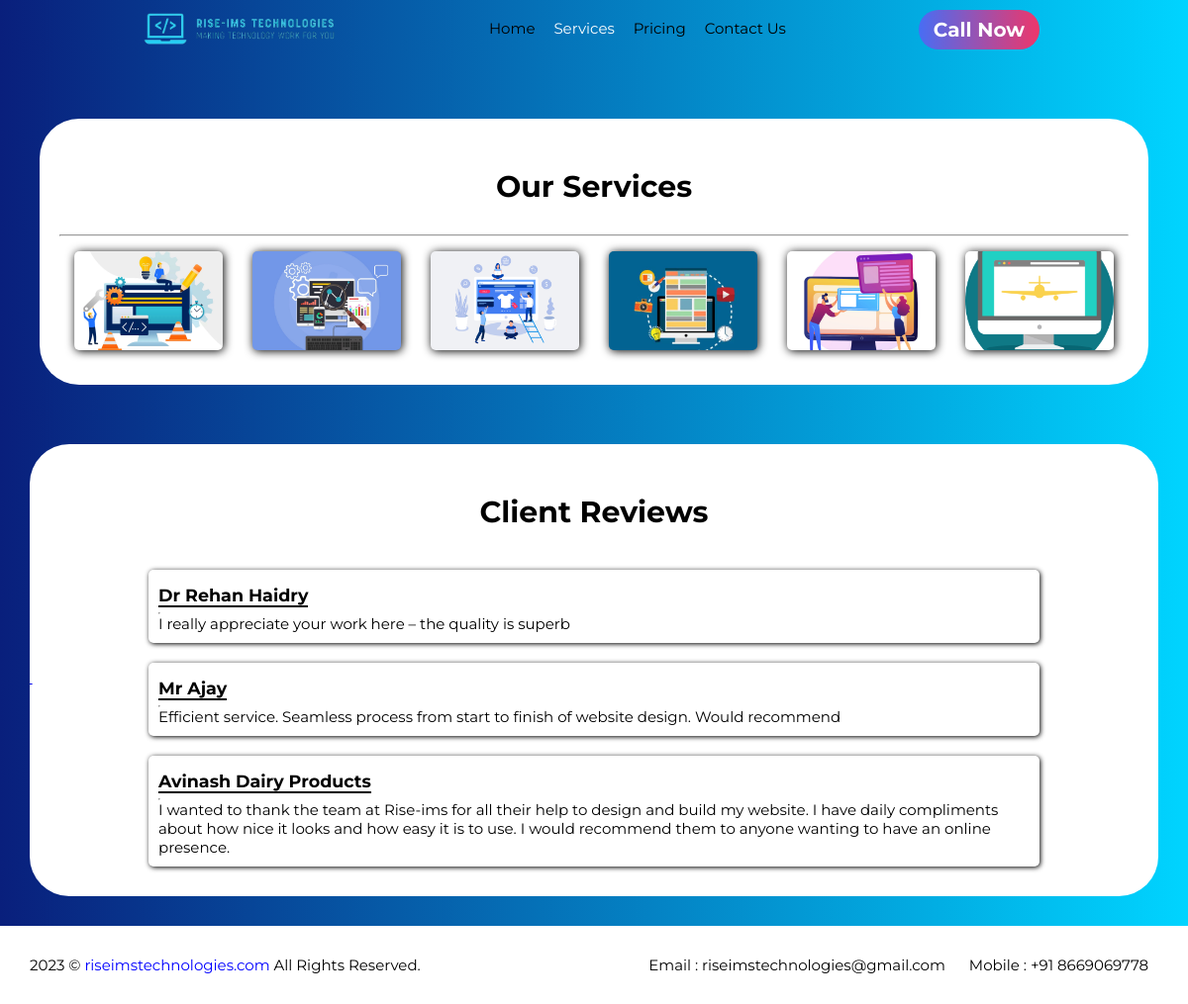
Page /services/ on the committed database.
### app/models.py (models this page shows, shortened)
class Services(models.Model):
    service_title = models.CharField(max_length=500, default='')

class Review(models.Model):
    name = models.CharField(max_length=50)
    desc = models.TextField()

### app/views.py (the view)
# urls.py: path('services/',views.services,name='services'),
def services(request):
    reviews = Review.objects.all()
    contact = ContactDetail.objects.get(id = 1)
    services = Services.objects.all()
    return render(request,'services.html',{'services':services,'reviews':reviews,'contact':contact})

### templates/services.html (shortened to what this page needs)
{% extends 'base.html' %}
{% load static %}
{% block body %}
<link rel="stylesheet" href="/static/style.css">
<div id="home-div" class="promo">
    <div class="services-div">
        <h1 class="headings">Our Services</h1><hr>
        <div class="allservices">
          {%for service in services%}
          <div style="background-image: url('{%static 'Illustration/' %}{{service.service_title}}.jpg');"  class="card" >
          </div>
          {%endfor%}
        </div>
    </div>
</div>
<div id='reviews-div' class="promo">
    <div class="reviews-div">
        <h1>Client Reviews</h1>
        {% for review in reviews %}
        <div class="review-div">
            <h3>{{review.name}}</h3>
            <hr>
            <p>{{review.desc}}</p>
        </div>
        {% endfor %}
    </div>
</div>
{% endblock body %}

### templates/base.html (shortened to what this page needs)
{% load static %}
<!DOCTYPE html>
<html lang="en">
  <head>
    <link rel="stylesheet" href="{%static 'style.css' %}">
    <link rel="stylesheet" href="/static/style.css">
  </head>
  <body>
    <nav class="navbar">
      <div id="navcontainer" class="navcontainer">
        <div class="logodiv">
        <a class="navbar-brand" href="#">
          <img
            id="logo"
            src="{% static 'Riseims logo 2.png'%}"
            alt="Logo"
            width="200"
          />
        </a>
        </div>
        <div class="navlinks">
          <a id = 'home-link' href="/">Home</a>
          <a id = 'services-link' href="{%url 'services' %}">Services</a>
          <a id = 'pricing-link' href="{%url 'pricing' %}">Pricing</a>
          <a id = 'contact-link' href="">Contact Us</a>
        </div>
          <a href="tel: {{contact.mobile}}"><button type="button" style="background-color: green;" class="btn" id='callnow-btn'>Call Now</button></a>
        </div>
    </nav>
    <main id='main'>
      {% block body %}{% endblock body %}
            <div class="socialicons-div">
              <a target='_blank' href="https://wa.me/{{contact.mobile}}">
              </a>
            </div>
    </main>
    <footer>
      <div class="footer">
          <div class="footercontainer">
              <div class="footerbrand">
                  <p>2023 ©
                   <span style="color: blue;" for="">riseimstechnologies.com</span>
                  All Rights Reserved.
                  </p>
              </div>
              <div class="footerlinks">
                  <a href="">Email : riseimstechnologies@gmail.com</a>
                  <a href="">Mobile : +91 8669069778</a>
              </div>
          </div>
      </div>
  </footer>
  </body>
</html>

### static/style.css (style rules this page uses)
* { margin: 0; padding: 0; font-family: 'Montserrat', sans-serif; }
main { min-height: 100vh; overflow-x: hidden; width: 100vw; display: flex; flex-direction: column; justify-content: center; align-content: center; align-items: center; }
footer { overflow-x: hidden; }
html { font-size: 62.5%; }
#logo { margin: 0; width: 22rem; padding: 1rem; }
.navbar { background: linear-gradient( 90deg, rgba(2, 0, 36, 1) 0%, rgba(9, 31, 124, 1) 0%, rgba(0, 212, 255, 1) 100% ); font-size: 1vw; display: flex; flex-direction: row; position: fixed; width: 100vw; top: 0; }
.navcontainer { z-index: 2; display: flex; flex-direction: row; width: 100vw; font-size: 1.5rem; justify-content: space-between; align-items: center; align-content: center; padding: 0 10%; }
.navcontainer button { justify-self: flex-end; margin: 0 3rem 0 0; }
.btn { padding: 0.8rem 1.5rem; border-radius: 2rem; border: none; font-size:2rem; font-weight: bold; color: white; cursor: pointer; background-image: linear-gradient(to right, rgb(72, 109, 244),rgb(238, 54, 106)); }
.navlinks { display: flex; justify-content: space-between; width: 25vw; text-decoration: none; margin-top: 1rem; }
.navlinks a { text-decoration: none; color: black; border-bottom: 3px solid transparent; padding-bottom: 1rem; }
#home-div { margin-top: 12rem; }
.promo { display: flex; flex-direction: row; padding: 2rem; background-color: white; margin: 3rem; border-radius: 4rem; text-align: center; overflow-wrap: break-word; }
.promo h1 { font-size: 3rem; margin: 3rem; }
body { background: rgb(2, 0, 36); background: linear-gradient( 90deg, rgba(2, 0, 36, 1) 0%, rgba(9, 31, 124, 1) 0%, rgba(0, 212, 255, 1) 100% ); }
.services-div { display: flex; flex-direction: column; justify-content: center; border-radius: 4rem; text-align: center; width: 100%; }
.allservices { display: flex; flex-direction: row; justify-content: center; flex-flow: row wrap; }
.logodiv { display: flex; padding: 0; height: 6rem; justify-content: center; align-items: center; overflow: hidden; align-content: center; }
.logodiv a { text-decoration: none; }
.card { margin: 1.5rem; border-radius: 0.5rem; font-size: 1.5rem; display: flex; justify-content: center; text-align: center; cursor: pointer; width: 15rem; height: 10rem; box-shadow: 1px 1px 10px black; background-repeat: no-repeat; background-size: cover; background-color: white; background-position: center; }
.socialicons-div { position: fixed; left: 3rem; top: 85vh; }
.reviews-div { display: flex; flex-direction: column; justify-content: center; align-items: center; font-size: 1.5rem; width: 100%; }
.review-div { display: flex; flex-direction: column; align-items: flex-start; text-align: left; padding: 1rem; justify-content: space-between; width: 80%; box-shadow: 1px 1px 5px black; margin: 1rem; border-radius: 0.5rem; }
.review-div h3 { margin: 0.5rem 0; border-bottom: 2px solid black; }
.review-div p { font-size: 1.5rem; }
.footer { display: flex; width: 100vw; flex-direction: row; }
.footercontainer { display: flex; flex-direction: row; justify-content: space-between; margin-bottom: 0; padding: 3rem; font-size: 1.5rem; background-color: white; width: 100%; color: black; }
.footerlinks a { text-decoration: none; color: black; margin: 1rem; }

### templates/services.html (style rules this page uses)
#services-link { color: white; }

### rows in the picture
Services: service_title (picture)
Services: service_title (picture)
Services: service_title (picture)
Services: service_title (picture)
Services: service_title (picture)
Services: service_title (picture)
Review: name "Dr Rehan Haidry", desc "I really appreciate your work here – the quality is superb"
Review: name "Mr Ajay", desc "Efficient service. Seamless process from start to finish of website design. Would recommend"
Review: name "Avinash Dairy Products", desc "I wanted to thank the team at Rise-ims for all their help to design and build my website. I have daily compliments about how nice it looks and how easy it is to use. I would recommend them to anyone wanting to have an online presence."
